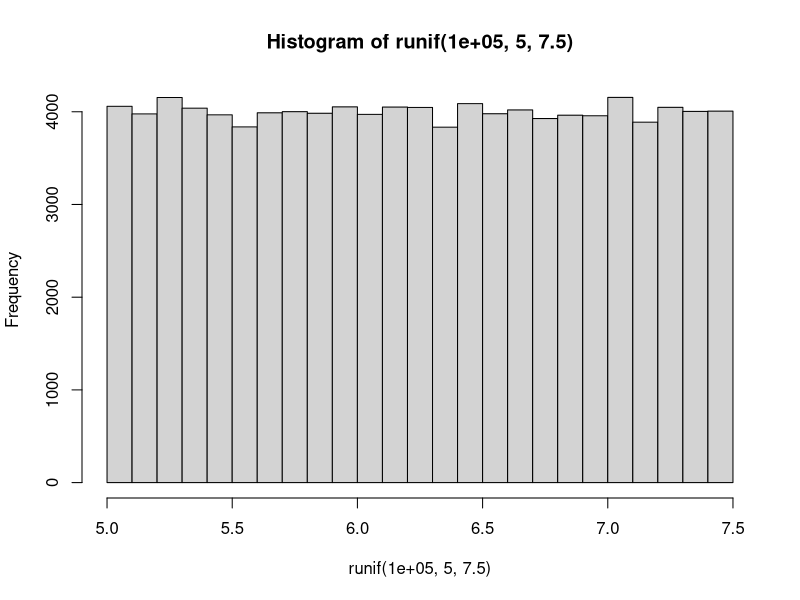

R code for this plot:
################################################
#########  Discrete Random Variables
################################################

# choose a random number in R
sample(1:10, 1)
sample(1:10, 10)

sort(sample(1:10, 10))

sample(10:1,1)
sample(10:1.5,1)
sample(2:1.5,1) 
sample(0,0,1)
sample(1:10, 11, replace=T) 
table(sample(1:10, 100, replace=T))

# what is the average number of -mes a value is sampled?
mean(table(sample(1:10, 100, replace=T)))
mean(sample(1:10, 100, replace=T))
table(sample(1:10, 1000, replace=T)) 
table(sample(1:10, 1000000, replace=T))


# What’s the varia-on here?
sd(sample(1:10, 1000, replace=T))
var(sample(1:10, 1000, replace=T))

################################################
#########  run if ()
################################################

# Problem: Suppose there are twelve multiple choice questions in an English class quiz. 
# Each question has five possible answers, and only one of them is correct. 
# Find the probability of having four or less correct answers 
# if a student attempts to answer every question at random.



# Generate a random number between 5.0 and 7.5
runif(1, 5.0, 7.5) 
runif(100, 5.0, 7.5)
min(runif(1000, 5.0, 7.5))   # display the minimum
hist(runif(100000,5.0,7.5))  # display the frequency of number as histogram

################################################
#########  Binomial distribution
################################################

# Suppose there are 12 multiple questions in a quiz. 
# Each questions has 5 possible answers, and only 1 of them is correct. 
# Find the probability of having 4 or less correct answers if 
# a student attempts to answer every questions at random. 

dbinom(4, size=12, prob=0.2)

# To find the probability of having four or less correct answers by random attempts, 
# we apply the function dbinom with x = 0,…,4.
dbinom(0, size=12, prob=0.2) + 
+ dbinom(1, size=12, prob=0.2) + 
+ dbinom(2, size=12, prob=0.2) + 
+ dbinom(3, size=12, prob=0.2) + 
+ dbinom(4, size=12, prob=0.2) 

